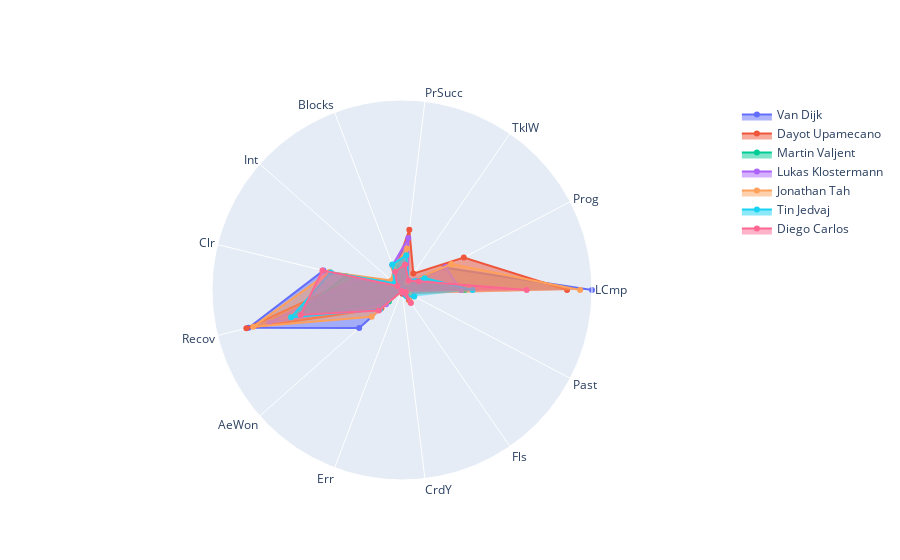

Notebook code for this chart:
### Code cell
categories = ["LCmp", "Prog", "TklW", "PrSucc", "Blocks", "Int", "Clr", "Recov", "AeWon", "Err", "CrdY", "Fls", "Past"]

fig = go.Figure()

fig.add_trace(go.Scatterpolar(
      r=[16, 4.05, 0.53, 1.21, 0.84, 0.63, 6.82, 13.3, 4.82, 0.05, 0.03, 0.42, 0.24],
      theta=categories,
      fill='toself',
      name='Van Dijk'
))
fig.add_trace(go.Scatterpolar(
      r=[13.9, 5.88, 1.68, 5.11, 1.72, 1.11, 4.08, 13.5, 2.33, 0.08, 0.31, 1.03, 0.73],
      theta=categories,
      fill='toself',
      name='Dayot Upamecano'
))
fig.add_trace(go.Scatterpolar(
      r=[5.28, 1.55, 0.59, 1.75, 2.26, 0.54, 4.89, 9.41, 1.47, 0.03, 0.17, 0.54, 0.31],
      theta=categories,
      fill='toself',
      name='Martin Valjent'
))
fig.add_trace(go.Scatterpolar(
      r=[4.97, 4.15, 0.88, 4.42, 2.24, 0.71, 3.95, 11.5, 1.8, 0.1, 0.03, 0.41, 0.82],
      theta=categories,
      fill='toself',
      name='Lukas Klostermann'
))
fig.add_trace(go.Scatterpolar(
      r=[15, 4.7, 0.78, 3.53, 1.94, 1.21, 6.29, 12.9, 3.41, 0.13, 0.17, 1.25, 0.69],
      theta=categories,
      fill='toself',
      name='Jonathan Tah'
))
fig.add_trace(go.Scatterpolar(
      r=[5.94, 2.15, 0.99, 2.94, 2.29, 0.85, 6.18, 9.62, 2.49, 0.03, 0.2, 0.65, 1.16],
      theta=categories,
      fill='toself',
      name='Tin Jedvaj'
))
fig.add_trace(go.Scatterpolar(
      r=[10.5, 1.58, 0.98, 2.16, 1.64, 0.52, 6.9, 8.79, 2.61, 0.09, 0.2, 1.32, 0.37],
      theta=categories,
      fill='toself',
      name='Diego Carlos'
))

fig.update_layout(
  polar=dict(
    radialaxis=dict(
      visible=False,
      range=[0, 16]
    )),
  showlegend=True
)

fig.show()

### Figure 1 — Plotly figure (JSON) as saved in the notebook; plotly's stock layout.template omitted (floating-point values rounded to 4 significant figures)
{"data": [{"fill": "toself", "name": "Van Dijk", "r": [16, 4.05, 0.53, 1.21, 0.84, 0.63, 6.82, 13.3, 4.82, 0.05, 0.03, 0.42, 0.24], "theta": ["LCmp", "Prog", "TklW", "PrSucc", "Blocks", "Int", "Clr", "Recov", "AeWon", "Err", "CrdY", "Fls", "Past"], "type": "scatterpolar"}, {"fill": "toself", "name": "Dayot Upamecano", "r": [13.9, 5.88, 1.68, 5.11, 1.72, 1.11, 4.08, 13.5, 2.33, 0.08, 0.31, 1.03, 0.73], "theta": ["LCmp", "Prog", "TklW", "PrSucc", "Blocks", "Int", "Clr", "Recov", "AeWon", "Err", "CrdY", "Fls", "Past"], "type": "scatterpolar"}, {"fill": "toself", "name": "Martin Valjent", "r": [5.28, 1.55, 0.59, 1.75, 2.26, 0.54, 4.89, 9.41, 1.47, 0.03, 0.17, 0.54, 0.31], "theta": ["LCmp", "Prog", "TklW", "PrSucc", "Blocks", "Int", "Clr", "Recov", "AeWon", "Err", "CrdY", "Fls", "Past"], "type": "scatterpolar"}, {"fill": "toself", "name": "Lukas Klostermann", "r": [4.97, 4.15, 0.88, 4.42, 2.24, 0.71, 3.95, 11.5, 1.8, 0.1, 0.03, 0.41, 0.82], "theta": ["LCmp", "Prog", "TklW", "PrSucc", "Blocks", "Int", "Clr", "Recov", "AeWon", "Err", "CrdY", "Fls", "Past"], "type": "scatterpolar"}, {"fill": "toself", "name": "Jonathan Tah", "r": [15, 4.7, 0.78, 3.53, 1.94, 1.21, 6.29, 12.9, 3.41, 0.13, 0.17, 1.25, 0.69], "theta": ["LCmp", "Prog", "TklW", "PrSucc", "Blocks", "Int", "Clr", "Recov", "AeWon", "Err", "CrdY", "Fls", "Past"], "type": "scatterpolar"}, {"fill": "toself", "name": "Tin Jedvaj", "r": [5.94, 2.15, 0.99, 2.94, 2.29, 0.85, 6.18, 9.62, 2.49, 0.03, 0.2, 0.65, 1.16], "theta": ["LCmp", "Prog", "TklW", "PrSucc", "Blocks", "Int", "Clr", "Recov", "AeWon", "Err", "CrdY", "Fls", "Past"], "type": "scatterpolar"}, {"fill": "toself", "name": "Diego Carlos", "r": [10.5, 1.58, 0.98, 2.16, 1.64, 0.52, 6.9, 8.79, 2.61, 0.09, 0.2, 1.32, 0.37], "theta": ["LCmp", "Prog", "TklW", "PrSucc", "Blocks", "Int", "Clr", "Recov", "AeWon", "Err", "CrdY", "Fls", "Past"], "type": "scatterpolar"}], "layout": {"polar": {"radialaxis": {"range": [0, 16], "visible": false}}, "showlegend": true}}
